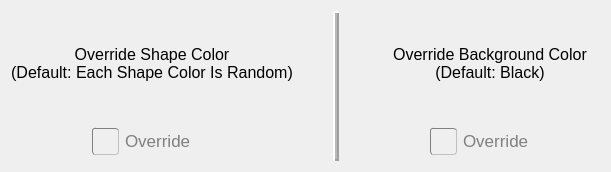
                 <widget class="QWidget" name="colorsSettings">
                  <property name="sizePolicy">
                   <sizepolicy hsizetype="Expanding" vsizetype="Preferred">
                    <horstretch>0</horstretch>
                    <verstretch>0</verstretch>
                   </sizepolicy>
                  </property>
                  <property name="styleSheet">
                   <string notr="true"/>
                  </property>
                  <layout class="QGridLayout" name="gridLayout_7">
                   <item row="1" column="0">
                    <layout class="QHBoxLayout" name="layout3">
                     <property name="spacing">
                      <number>0</number>
                     </property>
                     <property name="sizeConstraint">
                      <enum>QLayout::SetMinimumSize</enum>
                     </property>
                     <item>
                      <widget class="QCheckBox" name="shapeColor">
                       <property name="sizePolicy">
                        <sizepolicy hsizetype="Preferred" vsizetype="Preferred">
                         <horstretch>0</horstretch>
                         <verstretch>0</verstretch>
                        </sizepolicy>
                       </property>
                       <property name="maximumSize">
                        <size>
                         <width>120</width>
                         <height>40</height>
                        </size>
                       </property>
                       <property name="font">
                        <font>
                         <pointsize>13</pointsize>
                        </font>
                       </property>
                       <property name="styleSheet">
                        <string notr="true">QCheckBox { 
color: gray;
}
QCheckBox::indicator:unchecked { border-style:inset; border-color:gray; border-width: 1px; border-radius:3px; width: 25px; height: 25px; }</string>
                       </property>
                       <property name="text">
                        <string>Override</string>
                       </property>
                      </widget>
                     </item>
                    </layout>
                   </item>
                   <item row="0" column="1" rowspan="2">
                    <widget class="QFrame" name="spacerLine3">
                     <property name="sizePolicy">
                      <sizepolicy hsizetype="Minimum" vsizetype="Expanding">
                       <horstretch>0</horstretch>
                       <verstretch>0</verstretch>
                      </sizepolicy>
                     </property>
                     <property name="minimumSize">
                      <size>
                       <width>75</width>
                       <height>150</height>
                      </size>
                     </property>
                     <property name="maximumSize">
                      <size>
                       <width>16777215</width>
                       <height>16777215</height>
                      </size>
                     </property>
                     <property name="styleSheet">
                      <string notr="true">QFrame#line{
    background-color: white;
}</string>
                     </property>
                     <property name="frameShape">
                      <enum>QFrame::VLine</enum>
                     </property>
                     <property name="frameShadow">
                      <enum>QFrame::Raised</enum>
                     </property>
                     <property name="lineWidth">
                      <number>2</number>
                     </property>
                     <property name="midLineWidth">
                      <number>2</number>
                     </property>
                    </widget>
                   </item>
                   <item row="1" column="2">
                    <layout class="QHBoxLayout" name="layout2">
                     <property name="spacing">
                      <number>0</number>
                     </property>
                     <property name="sizeConstraint">
                      <enum>QLayout::SetMinimumSize</enum>
                     </property>
                     <item>
                      <widget class="QCheckBox" name="backgroundColor">
                       <property name="sizePolicy">
                        <sizepolicy hsizetype="Preferred" vsizetype="Preferred">
                         <horstretch>0</horstretch>
                         <verstretch>0</verstretch>
                        </sizepolicy>
                       </property>
                       <property name="maximumSize">
                        <size>
                         <width>120</width>
                         <height>40</height>
                        </size>
                       </property>
                       <property name="font">
                        <font>
                         <pointsize>13</pointsize>
                        </font>
                       </property>
                       <property name="styleSheet">
                        <string notr="true">QCheckBox { 
color: gray;
}
QCheckBox::indicator:unchecked { border-style:inset; border-color:gray; border-width: 1px; border-radius:3px; width: 25px; height: 25px; }</string>
                       </property>
                       <property name="text">
                        <string>Override</string>
                       </property>
                      </widget>
                     </item>
                    </layout>
                   </item>
                   <item row="0" column="2">
                    <widget class="QLabel" name="backgroundColorLabel">
                     <property name="sizePolicy">
                      <sizepolicy hsizetype="Expanding" vsizetype="Preferred">
                       <horstretch>0</horstretch>
                       <verstretch>0</verstretch>
                      </sizepolicy>
                     </property>
                     <property name="minimumSize">
                      <size>
                       <width>220</width>
                       <height>0</height>
                      </size>
                     </property>
                     <property name="font">
                      <font>
                       <pointsize>12</pointsize>
                      </font>
                     </property>
                     <property name="text">
                      <string>Override Background Color
(Default: Black)</string>
                     </property>
                     <property name="alignment">
                      <set>Qt::AlignCenter</set>
                     </property>
                    </widget>
                   </item>
                   <item row="0" column="0">
                    <widget class="QLabel" name="shapeColorLabel">
                     <property name="sizePolicy">
                      <sizepolicy hsizetype="Expanding" vsizetype="Preferred">
                       <horstretch>0</horstretch>
                       <verstretch>0</verstretch>
                      </sizepolicy>
                     </property>
                     <property name="minimumSize">
                      <size>
                       <width>220</width>
                       <height>0</height>
                      </size>
                     </property>
                     <property name="font">
                      <font>
                       <pointsize>12</pointsize>
                      </font>
                     </property>
                     <property name="text">
                      <string>Override Shape Color
(Default: Each Shape Color Is Random)</string>
                     </property>
                     <property name="alignment">
                      <set>Qt::AlignCenter</set>
                     </property>
                    </widget>
                   </item>
                  </layout>
                 </widget>
